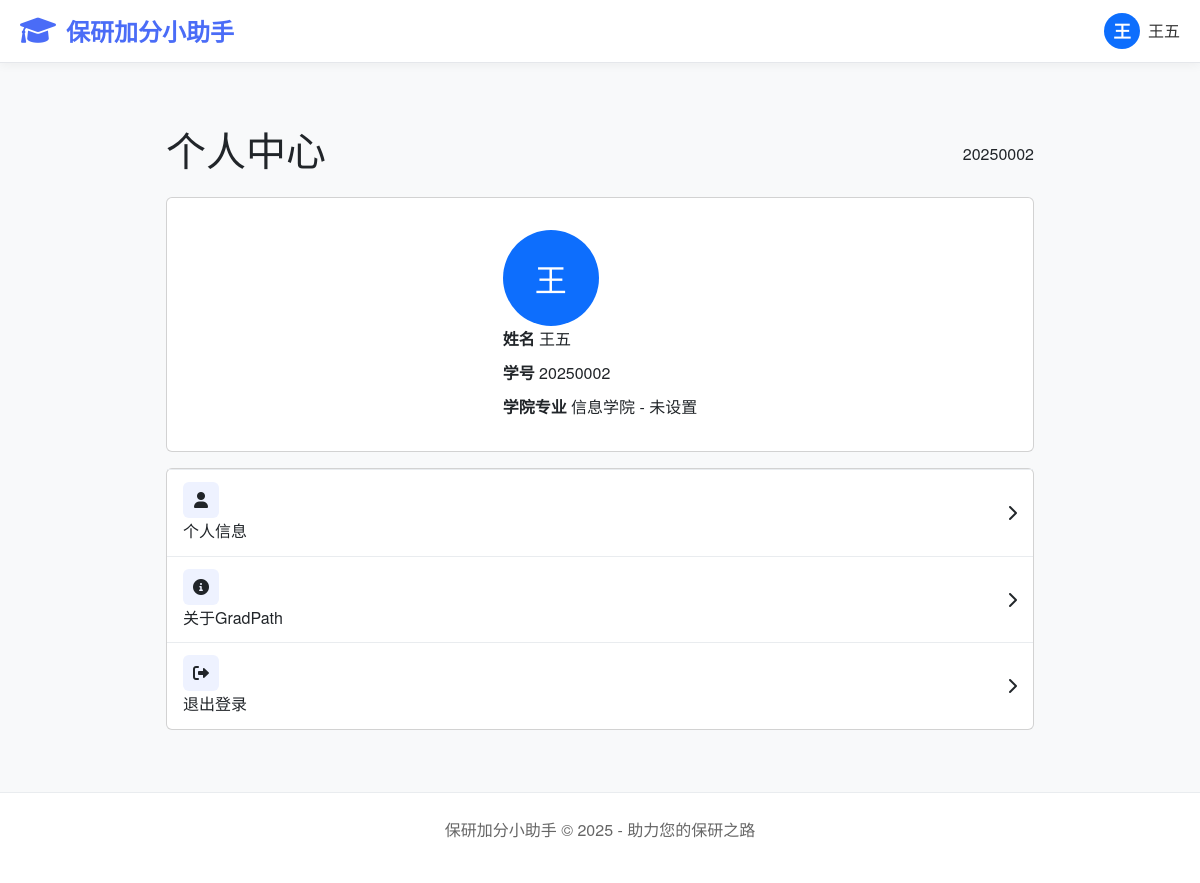
The page /student/user_center/ (signed in) on the database as committed earlier.
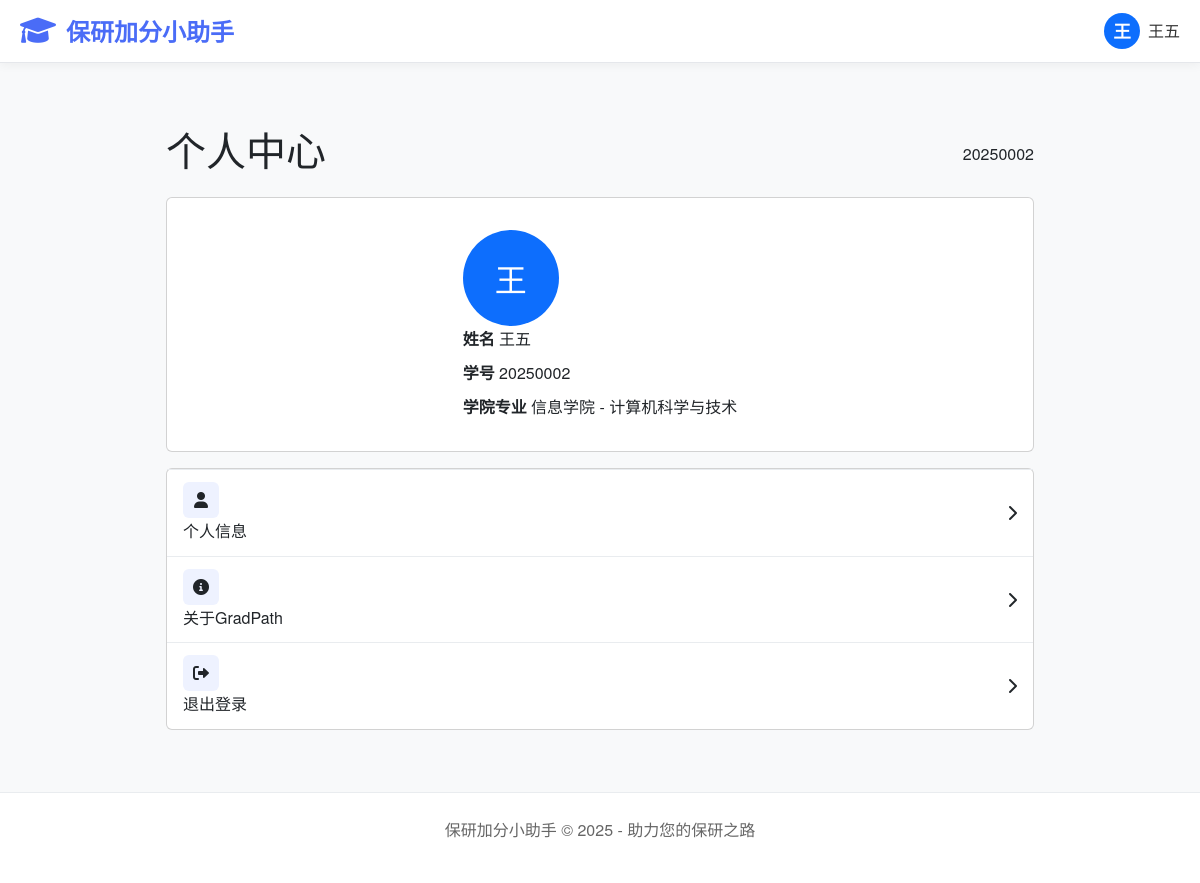
The same page on the database as committed later.
### apps/students/models.py (models this page shows, shortened)
class StudentProfile(models.Model):
    user = models.OneToOneField(
        User,
        on_delete=models.CASCADE,
        null=True,
        related_name='profile'  # 反向关联名称
    )
    COLLEGE_CHOICES = [
        ('info', '信息学院'),
        ('other', '其他'),
    ]
    full_name = models.CharField("姓名", max_length=100, blank=True)
    student_id = models.CharField("学号", max_length=20, unique=True,
                                  validators=[RegexValidator(regex=r'^\d{8,20}$', message='学号必须是8-20位数字')])
    grade = models.CharField("年级", max_length=20, blank=True)
    college = models.CharField(
        "学院",
        max_length=100,
        blank=True,
        choices=COLLEGE_CHOICES,
        default='other'  # 默认值设为其他
    )
    department = models.CharField("系别", max_length=100, blank=True)
    major = models.CharField("专业", max_length=100, blank=True)
    enrollment_year = models.PositiveIntegerField("入学年份", null=True, blank=True, help_text="例如：2023")
    GENDER_CHOICES = [
        ('M', '男'),
        ('F', '女'),
        ('O', '其他'),
    ]
    gender = models.CharField("性别", max_length=1, choices=GENDER_CHOICES, blank=True)
    ethnicity = models.CharField("民族", max_length=50, blank=True)
    political_status = models.CharField("政治面貌", max_length=50, blank=True)
    id_card = models.CharField("身份证号", max_length=18, blank=True,
                               validators=[RegexValidator(regex=r'^\d{17}[\dXx]$', message='请输入有效的身份证号')])
    phone = models.CharField("手机号", max_length=11, blank=True, help_text="请输入11位手机号码")
    email = models.EmailField("邮箱", blank=True, help_text="请输入有效的邮箱地址")
    academic_comprehensive_score = models.DecimalField(
        "学业综合成绩",  # 辅导员可设置
        max_digits=5,
        decimal_places=1,
        null=True,
        blank=True
    )
    academic_expertise_score = models.DecimalField(
        "学术专长成绩",  # 来自学术类材料加分
        max_digits=5,
        decimal_places=1,
        default=0
    )
    comprehensive_performance_score = models.DecimalField(
        "综合表现成绩",  # 来自综合类材料加分
        max_digits=5,
        decimal_places=1,
        default=0
    )
    total_score = models.DecimalField(
        "总成绩",
        max_digits=5,
        decimal_places=1,
        null=True,
        blank=True
    )
    academic_comprehensive_ratio = models.DecimalField(
        "学业综合成绩权重",
        max_digits=3,
        decimal_places=2,
        default=0.6  # 60%
    )
    academic_expertise_ratio = models.DecimalField(
        "学术专长成绩权重",
        max_digits=3,
        decimal_places=2,
        default=0.2  # 20%
    )
    comprehensive_performance_ratio = models.DecimalField(
        "综合表现成绩权重",
        max_digits=3,
        decimal_places=2,
        default=0.2  # 20%
    )

### apps/students/views.py (the view)
# urls.py: path('user_center/', views.user_center, name='user_center'),
@login_required
def user_center(request):
    try:
        profile = request.user.profile
    except StudentProfile.DoesNotExist:
        profile = None
    return render(request, 'students/user_center.html', {
        'profile': profile
    })

### templates/students/user_center.html (shortened to what this page needs)
{% extends 'students/base.html' %}
{% load static %}
{% block extra_css %}
<link href="{% static 'CSS/students/user_center.css' %}" rel="stylesheet">
{% endblock %}
{% block content %}
    <div class="profile-container">
        <div class="profile-header">
            <h1 class="profile-title">个人中心</h1>
            <div class="user-info">
                <span>{{ user.username|default:"用户名" }}</span>
            </div>
        </div>
        <div class="card user-info-card">
            <div class="card-body">
                <div class="user-avatar-large">
                    {{ user.profile.full_name|default:user.username|default:"用"|first }}
                </div>
                <div class="user-details">
                    <div class="user-detail-item">
                        <strong>姓名</strong>
                        <span>{{ profile.full_name|default:"请完善信息" }}</span>
                    </div>
                    <div class="user-detail-item">
                        <strong>学号</strong>
                        <span>{{ profile.student_id|default:"未设置" }}</span>
                    </div>
                    <div class="user-detail-item">
                        <strong>学院专业</strong>
                        <span>{{ profile.get_college_display |default:"未设置" }} - {{ profile.major|default:"未设置" }}</span>
                    </div>
                </div>
            </div>
        </div>
        <div class="card">
            <div class="card-body" style="padding: 0;">
                <a href="{% url 'profile' %}" class="menu-item">
                    <div class="menu-content">
                        <div class="menu-icon">
                            <i class="fas fa-user"></i>
                        </div>
                        <span>个人信息</span>
                    </div>
                    <div class="menu-arrow">
                        <i class="fas fa-chevron-right"></i>
                    </div>
                </a>
                <a href="#" class="menu-item">
                    <div class="menu-content">
                        <div class="menu-icon">
                            <i class="fas fa-info-circle"></i>
                        </div>
                        <span>关于GradPath</span>
                    </div>
                    <div class="menu-arrow">
                        <i class="fas fa-chevron-right"></i>
                    </div>
                </a>
                <a href="{% url 'logout' %}" class="menu-item" onclick="return confirm('确定要退出登录吗？')">
                    <div class="menu-content">
                        <div class="menu-icon">
                            <i class="fas fa-sign-out-alt"></i>
                        </div>
                        <span>退出登录</span>
                    </div>
                    <div class="menu-arrow">
                        <i class="fas fa-chevron-right"></i>
                    </div>
                </a>
            </div>
        </div>
    </div>
{% endblock %}

Rows that differ between the two databases and show on the page:
changed StudentProfile "王五": major "未设置" → "计算机科学与技术"
